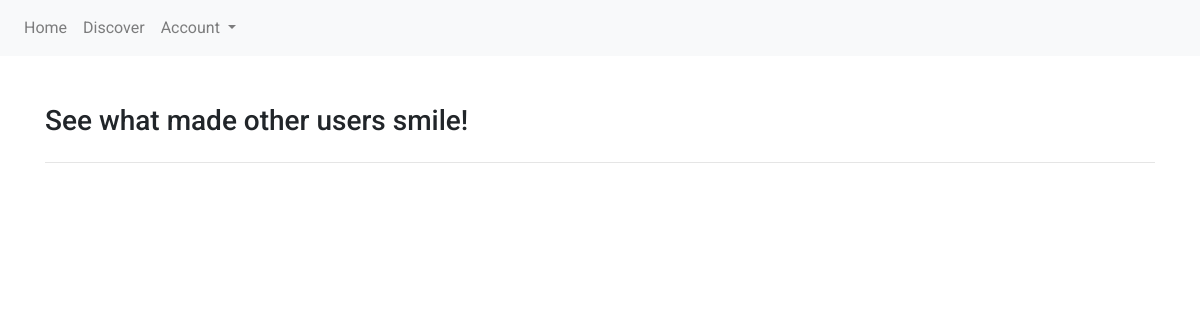
Page /discover/ on the earlier database version.
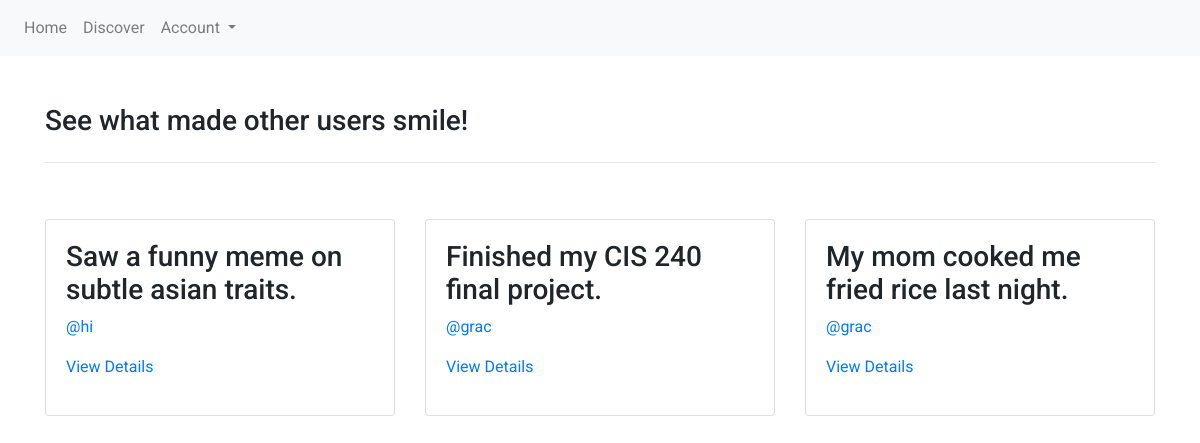
Same page on the later database version.
### main/models.py (models this page shows, shortened)
class Post(models.Model):
    title = models.CharField(max_length=200)
    body = models.TextField()
    author = models.ForeignKey(User, on_delete=models.DO_NOTHING, null=True)
    created_at = models.DateTimeField()
    categories = models.ManyToManyField(Category)

### main/views.py (the view)
# urls.py: path('discover/', views.discover_view, name='discover_view'),
def discover_view(request):
    posts = Post.objects.all().order_by('-created_at')
    return render(request, 'discover.html', {'posts': posts})

### main/templates/discover.html (shortened to what this page needs)
{% extends 'base.html' %}
{% load static %}
{% block content %}
    <div class="row">
        <div class="col-md-12">
            <h3>See what made other users smile!</h3>
        </div>
    </div>
    <hr>
    <div class="row">
    </div>
    <div class="row">
        {% for post in posts %}
        <div class="col-md-4" style="margin-bottom: 1.5rem">
            <div class="card">
                <div class="card-body">
                    <h3>{{ post.title }}</h3>
                    <p><span>
                    <a href="{% url 'user_view' username=post.author.username %}">@{{ post.author.username }}</a>
                    </span></p>
                    <p>
                        <a href="{% url 'post_details_view' id=post.id %}">View Details</a>
                    </p>
                </div>
            </div>
        </div>
        {% endfor %}
    </div>
{% endblock %}

### main/templates/base.html (shortened to what this page needs)
{% load static %}
<!doctype html>
<html lang="en">
    <head>
        <link rel="stylesheet" href="https://stackpath.bootstrapcdn.com/bootstrap/4.3.1/css/bootstrap.min.css">
        <link rel="stylesheet" href="{% static 'css/base.css' %}">
    </head>
    <body>
        <nav class="navbar navbar-expand-lg navbar-light bg-light">
            <div class="collapse navbar-collapse" id="navbarSupportedContent">
                <ul class="navbar-nav mr-auto">
                    <li class="nav-item">
                        <a class="nav-link" href="/">Home</a>
                    </li>
                    <li class="nav-item">
                        <a class="nav-link" href="/discover">Discover</a>
                    </li>
                    <li class="nav-item dropdown">
                        <a class="nav-link dropdown-toggle" href="#" id="navbarDropdown" role="button" data-toggle="dropdown" aria-haspopup="true" aria-expanded="false">
                            Account
                        </a>
                    </li>
                </ul>
            </div>
        </nav>
        <br><br>
        <div class="container">
            {% block content %}
            {% endblock %}
        </div>
    </body>
</html>

### main/static/css/base.css (style rules this page uses)
* { font-family: 'Avenir', 'Roboto', sans-serif; }
a { text-decoration: none; }

Differences in the rows shown:
added Post: title "Saw a funny meme on subtle asian traits.", author.username "hi"
added Post: title "Finished my CIS 240 final project.", author.username "grac"
added Post: title "My mom cooked me fried rice last night.", author.username "grac"
